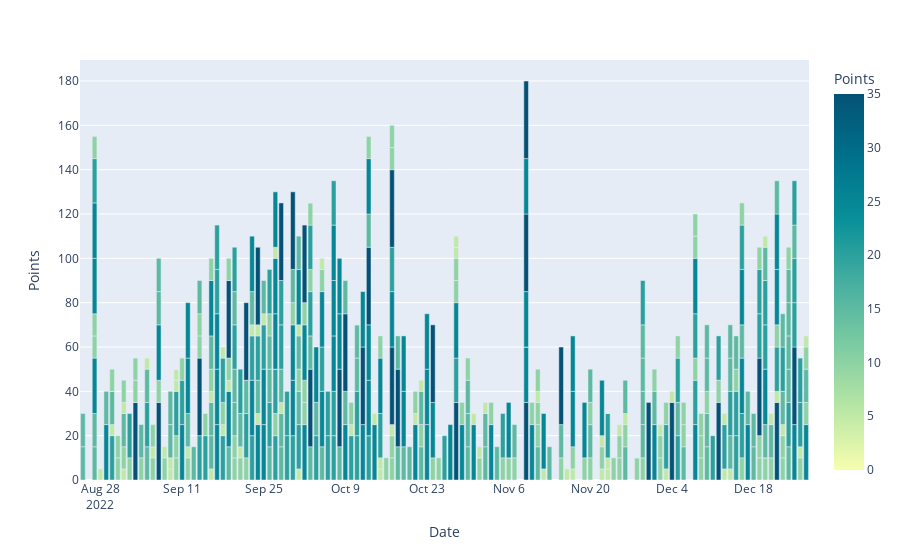

The code cell stored with this chart in its notebook:
### Markdown cell above
## 1. Result

### Code cell
fig = px.bar(b_trtr, x='Date', y='Points', color="Points", color_continuous_scale=px.colors.sequential.Bluyl)
fig.show()

### Figure 1 — Plotly figure (JSON) as saved in the notebook; plotly's stock layout.template omitted (floating-point values rounded to 4 significant figures; data arrays with more than 128 entries replaced by an {"elided": "..."} marker saying what was removed)
{"data": [{"alignmentgroup": "True", "hovertemplate": "Date=%{x}<br>Points=%{marker.color}<extra></extra>", "legendgroup": "", "marker": {"color": {"elided": "481 int values"}, "coloraxis": "coloraxis", "pattern": {"shape": ""}}, "name": "", "offsetgroup": "", "orientation": "v", "showlegend": false, "textposition": "auto", "type": "bar", "x": {"elided": "481 str values"}, "xaxis": "x", "y": {"elided": "481 int values"}, "yaxis": "y"}], "layout": {"barmode": "relative", "coloraxis": {"colorbar": {"title": {"text": "Points"}}, "colorscale": [[0, "rgb(247, 254, 174)"], [0.1667, "rgb(183, 230, 165)"], [0.3333, "rgb(124, 203, 162)"], [0.5, "rgb(70, 174, 160)"], [0.6667, "rgb(8, 144, 153)"], [0.8333, "rgb(0, 113, 139)"], [1, "rgb(4, 82, 117)"]]}, "legend": {"tracegroupgap": 0}, "margin": {"t": 60}, "xaxis": {"anchor": "y", "domain": [0, 1], "title": {"text": "Date"}}, "yaxis": {"anchor": "x", "domain": [0, 1], "title": {"text": "Points"}}}}
